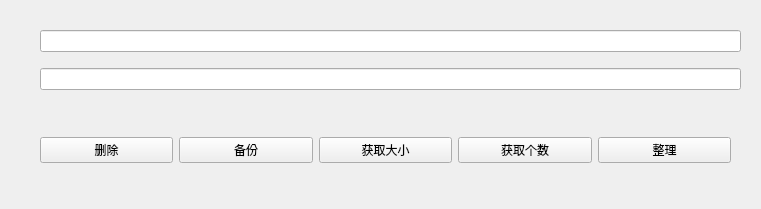
<?xml version="1.0" encoding="UTF-8"?>
<ui version="4.0">
 <class>FolderController</class>
 <widget class="QMainWindow" name="FolderController">
  <property name="geometry">
   <rect>
    <x>0</x>
    <y>0</y>
    <width>761</width>
    <height>209</height>
   </rect>
  </property>
  <property name="windowTitle">
   <string>MainWindow</string>
  </property>
  <widget class="QWidget" name="centralwidget">
   <widget class="QWidget" name="verticalLayoutWidget">
    <property name="geometry">
     <rect>
      <x>40</x>
      <y>20</y>
      <width>701</width>
      <height>80</height>
     </rect>
    </property>
    <layout class="QVBoxLayout" name="verticalLayout">
     <item>
      <widget class="QLineEdit" name="pathlineEdit"/>
     </item>
     <item>
      <widget class="QLineEdit" name="lineEdit_2"/>
     </item>
    </layout>
   </widget>
   <widget class="QWidget" name="horizontalLayoutWidget">
    <property name="geometry">
     <rect>
      <x>40</x>
      <y>110</y>
      <width>691</width>
      <height>80</height>
     </rect>
    </property>
    <layout class="QHBoxLayout" name="horizontalLayout">
     <item>
      <widget class="QPushButton" name="delect_btn">
       <property name="text">
        <string>删除</string>
       </property>
      </widget>
     </item>
     <item>
      <widget class="QPushButton" name="backup_btn">
       <property name="text">
        <string>备份</string>
       </property>
      </widget>
     </item>
     <item>
      <widget class="QPushButton" name="getSize_btn">
       <property name="text">
        <string>获取大小</string>
       </property>
      </widget>
     </item>
     <item>
      <widget class="QPushButton" name="getCount_btn">
       <property name="text">
        <string>获取个数</string>
       </property>
      </widget>
     </item>
     <item>
      <widget class="QPushButton" name="arrange_btn">
       <property name="text">
        <string>整理</string>
       </property>
      </widget>
     </item>
    </layout>
   </widget>
  </widget>
 </widget>
 <resources/>
 <connections/>
</ui>
